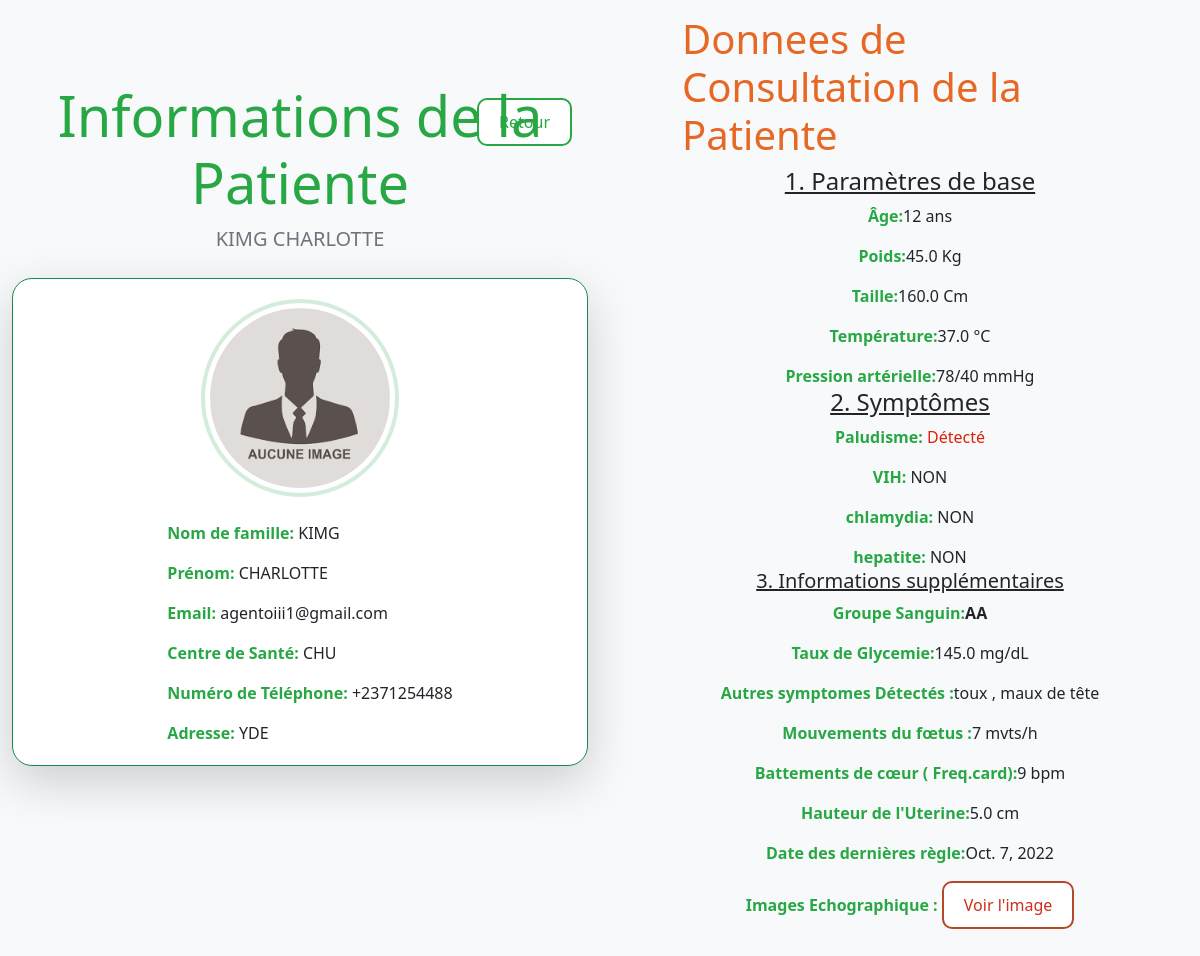
The app's page /patient/9 (signed in) with its own data.
### app/models.py (models this page shows, shortened)
class Patient(models.Model):
    user = models.OneToOneField(User, on_delete=models.CASCADE, primary_key=True)
    centre_de_sante = models.ForeignKey(CentreDeSante, on_delete=models.CASCADE)
    numero_telephone = models.CharField(max_length=15)
    adresse = models.CharField(max_length=255)
    photo_profil = models.ImageField(upload_to='photos_profil/', blank=True, null=True)

class User(AbstractUser):
    is_doctor=models.BooleanField(default=False)
    is_agent=models.BooleanField(default=False)
    is_patient=models.BooleanField(default=True)

class CentreDeSante(models.Model):
    nom = models.CharField(max_length=100)
    zone = models.CharField(max_length=100)

class DonneesPatient(models.Model):
    patient = models.ForeignKey(Patient, on_delete=models.CASCADE)
    age = models.IntegerField()
    poids = models.FloatField()
    temperature = models.FloatField()
    taille = models.FloatField()
    pression_arterielle = models.CharField(max_length=50)
    paludisme = models.BooleanField()
    vih = models.BooleanField()
    chlamydia = models.BooleanField()
    hepatite = models.BooleanField()
    taux_glycemie = models.FloatField()
    symptomes = models.TextField(blank=True, null=True)
    groupe_sanguin = models.CharField(max_length=3)
    mouvement_foetus = models.CharField(max_length=100)
    battement_coeur = models.CharField(max_length=100)
    hauteur_uterine = models.FloatField()
    date_derniere_regle = models.DateField()
    image_ecographie = models.ImageField(upload_to='images_ecographies/', blank=True, null=True)

### app/views.py (the view)
# urls.py: path('patient/<int:pk>', patient_detail, name='patient_detail'),
@login_required
def patient_detail(request, pk):
    patient = get_object_or_404(Patient, pk=pk)
    diagnostic = Diagnostic.objects.filter(patient=patient).first()
    diagnostic_existe = diagnostic is not None
    try:
        donnees_patiente = DonneesPatient.objects.get(patient=patient)
    except DonneesPatient.DoesNotExist:
        donnees_patiente = None
    return render(request, 'patient_detail.html', {
        'patient': patient,
        'donnees_patiente': donnees_patiente,
        'diagnostic_existe': diagnostic_existe,
        'diagnostic': diagnostic
    })

### templates/patient_detail.html (shortened to what this page needs)
{% block content %}
<!DOCTYPE html>
<html lang="en">
<head>
    {% load static %}
    <link rel="stylesheet" href="{% static 'css/bootstrap.min.css' %}">
</head>
<body>
    <div class="container mt-5">
        <div class="position-relative">
            <a href="{% url 'voir_patients' %}" class="btn btn-outline-success position-absolute top-0 end-0 mt-3 me-3 btn-lift" >Retour</a>
            <div class="text-center mb-4">
                <center>
                <h1 class="display-4 text-success fade-in">Informations de la Patiente</h1>
                <p class="lead text-muted fade-in-delay">{{ patient.user.last_name }} {{ patient.user.first_name }}</p>
            </center>
            </div>
            <div class="card shadow-lg border-success mx-auto">
                <div class="img-container mb-4">
                    {% if patient.photo_profil %}
                    <img src="{{ patient.photo_profil.url }}" class="img-zoom" alt="Photo de {{ patient.user.username }}" style="width: 180px; height: 180px; object-fit: cover;">
                    {% else %}
                    <img src="{% static 'images/aucunepp.png' %}" class="img-zoom" alt="Photo de {{ patient.user.username }}" style="width: 180px; height: 180px; object-fit: cover;">
                    {% endif %}
                </div>
                <div class="card-content">
                    <p class="card-text"><strong class="text-success">Nom de famille:</strong> {{ patient.user.last_name }}</p>
                    <p class="card-text"><strong class="text-success">Prénom:</strong> {{ patient.user.first_name }}</p>
                    <p class="card-text"><strong class="text-success">Email:</strong> {{ patient.user.email }}</p>
                    <p class="card-text"><strong class="text-success">Centre de Santé:</strong> {{ patient.centre_de_sante.nom }}</p>
                    <p class="card-text"><strong class="text-success">Numéro de Téléphone:</strong> {{ patient.numero_telephone }}</p>
                    <p class="card-text"><strong class="text-success">Adresse:</strong> {{ patient.adresse }}</p>
                </div>
            </div>
        </div>
    </div>
    <div class="container mt-5">
                {% if donnees_patiente %}
                <div class="card-content" style="padding: 50px;">
                   <br><br><br><br> <h1 class="" style="color: #e76824;" style="padding: 50px;">Donnees de Consultation de la Patiente</h1>
                    <center><h4 ><u>1. Paramètres de base</u></h4>
                    <p class="card-text"><strong class="text-success">Âge:</strong>{{ donnees_patiente.age }} ans </p>
                    <p class="card-text"><strong class="text-success">Poids:</strong>{{ donnees_patiente.poids }} Kg</p>
                    <p class="card-text"><strong class="text-success">Taille:</strong>{{ donnees_patiente.taille }} Cm </p>
                    <p class="card-text"><strong class="text-success">Température:</strong>{{ donnees_patiente.temperature }} °C</p>
                    <p class="card-text"><strong class="text-success">Pression artérielle:</strong>{{ donnees_patiente.pression_arterielle }} mmHg</p>
                </center>
                    <center><h4 ><u>2. Symptômes</u></h4>
                        <p class="card-text">
                            <strong class="text-success">Paludisme:</strong>
                            {% if donnees_patiente.paludisme %}
                            <a style="color: #de2108;">Détecté</a>
                            {% else %}
                            <a >NON</a>
                            {% endif %}
                        </p>
                        <p class="card-text">
                            <strong class="text-success">VIH:</strong>
                            {% if donnees_patiente.vih %}
                            <a style="color: #de2108;">Détecté</a>
                            {% else %}
                            <a >NON</a>
                            {% endif %}
                        </p>
                        <p class="card-text">
                            <strong class="text-success">chlamydia:</strong>
                            {% if donnees_patiente.chlamydia %}
                            <a style="color: #de2108;">Détecté</a>
                            {% else %}
                            <a >NON</a>
                            {% endif %}
                        </p>
                        <p class="card-text">
                            <strong class="text-success">hepatite:</strong>
                            {% if donnees_patiente.hepatite %}
                            <a style="color: #de2108;">Détecté</a>
                            {% else %}
                            <a >NON</a>
                            {% endif %}
                        </p>
                </center>
                    <center><strong><h5 ><u>3. Informations supplémentaires</u></h5></strong>
                        <p class="card-text"><strong class="text-success">Groupe Sanguin:</strong><strong>{{ donnees_patiente.groupe_sanguin }}</strong> </p>
                        <p class="card-text"><strong class="text-success">Taux de Glycemie:</strong>{{ donnees_patiente.taux_glycemie }} mg/dL </p>
                        <p class="card-text"><strong class="text-success">Autres symptomes Détectés :</strong>{{ donnees_patiente.symptomes }} </p>
                        <p class="card-text"><strong class="text-success">Mouvements du fœtus :</strong>{{ donnees_patiente.mouvement_foetus }} mvts/h </p>
                        <p class="card-text"><strong class="text-success">Battements de cœur ( Freq.card):</strong>{{ donnees_patiente.battement_coeur }} bpm </p>
                        <p class="card-text"><strong class="text-success">Hauteur de l'Uterine:</strong>{{ donnees_patiente.hauteur_uterine }} cm </p>
                        <p class="card-text"><strong class="text-success">Date des dernières règle:</strong>{{ donnees_patiente.date_derniere_regle}}</p>
                        <p class="card-text">
                        <strong class="text-success">Images Echographique :</strong>
                        {% if donnees_patiente.image_ecographie %}
                        <a href="{{ donnees_patiente.image_ecographie.url }}" class="btn1" target="_blank">Voir l'image</a>
                        {% else %}
                       Aucune image Ecographique enregistrer
                        {% endif %}
                        </p>
                    </center>
                </div>
            {% endif %}
        </div>
</body>
</html>
{% endblock %}

### templates/patient_detail.html (style rules this page uses)
body { background-color: #f8f9fa; display: flex; align-items: center; justify-content: center; height: 100vh; margin: 0; }
.btn-lift { transition: transform 0.2s ease, background-color 0.3s ease; }
.img-container { border: 4px solid #d4edda; border-radius: 50%; padding: 5px; background-color: #fff; transition: transform 0.3s ease; display: flex; align-items: center; justify-content: center; }
.img-zoom { border-radius: 50%; transition: transform 0.3s ease; }
.card { border-radius: 20px; overflow: hidden; transition: transform 0.3s ease, box-shadow 0.3s ease; max-width: 700px; width: 100%; display: flex; align-items: center; padding: 20px; box-shadow: 0 8px 16px rgba(0, 0, 0, 0.2); background-color: #fff; }
.btn-outline-success { border-color: #28a745; color: #28a745; background-color: transparent; border-radius: 1px; padding: 10px 20px; }
.text-success { color: #28a745 !important; }
.text-muted { color: #6c757d !important; }
.fade-in { opacity: 0; animation: fadeIn 1s forwards; }
.fade-in-delay { opacity: 0; animation: fadeIn 1s forwards 0.5s; }
.card-content { margin-left: 20px; }
.btn-outline-success { border: 2px solid #28a745; color: #28a745; background-color: #fff; border-radius: 10px; padding: 10px 20px; transition: background-color 0.3s ease, color 0.3s ease, transform 0.3s ease; display: inline-block; text-decoration: none; text-align: center; }
.btn1 { border: 2px solid #b34926; color: #cf2e19; background-color: #fff; border-radius: 10px; padding: 10px 20px; transition: background-color 0.3s ease, color 0.3s ease, transform 0.3s ease; display: inline-block; text-decoration: none; text-align: center; }

### records on screen
Patient: user.last_name "KIMG", user.first_name "CHARLOTTE", user.email "agentoiii1@gmail.com", centre_de_sante.nom "CHU", numero_telephone "+2371254488", adresse "YDE"
DonneesPatient: age "12", poids "45.0", taille "160.0", temperature "37.0", pression_arterielle "78/40", groupe_sanguin "AA", taux_glycemie "145.0", symptomes "toux , maux de tête", mouvement_foetus "7", battement_coeur "9", hauteur_uterine "5.0", date_derniere_regle "Oct. 7, 2022"
